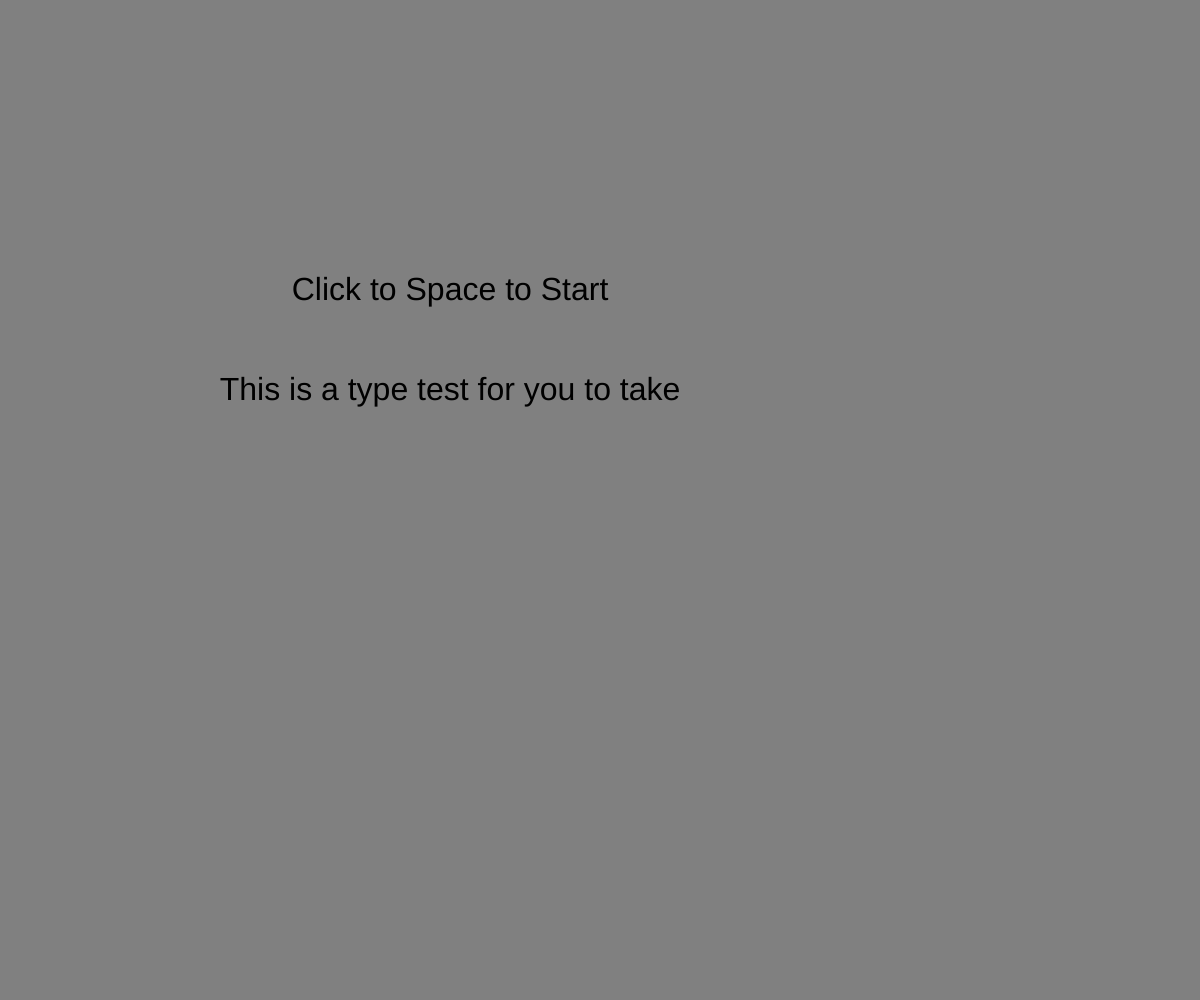
Frame 1 (no input)
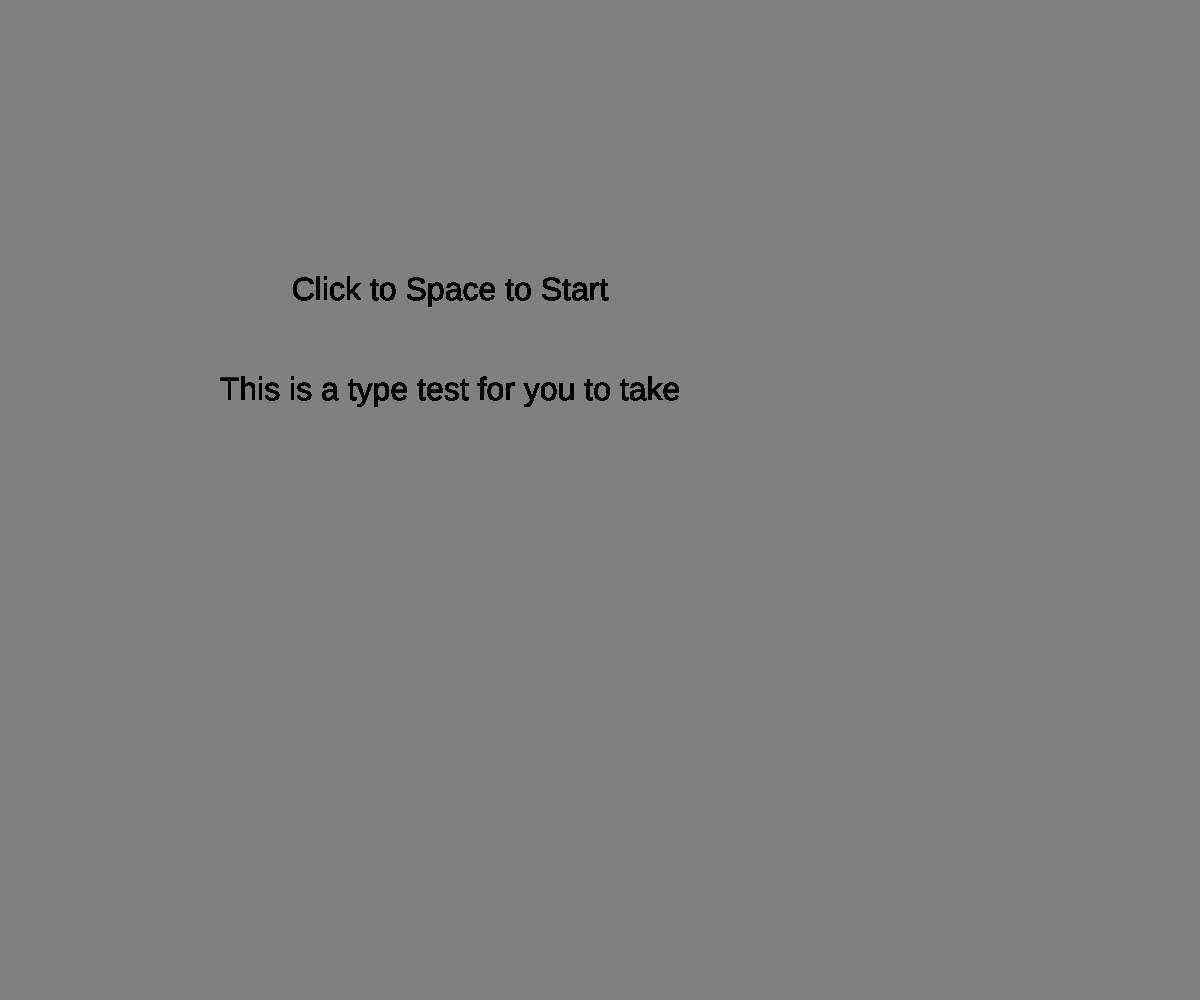
Frame 60 (no input)
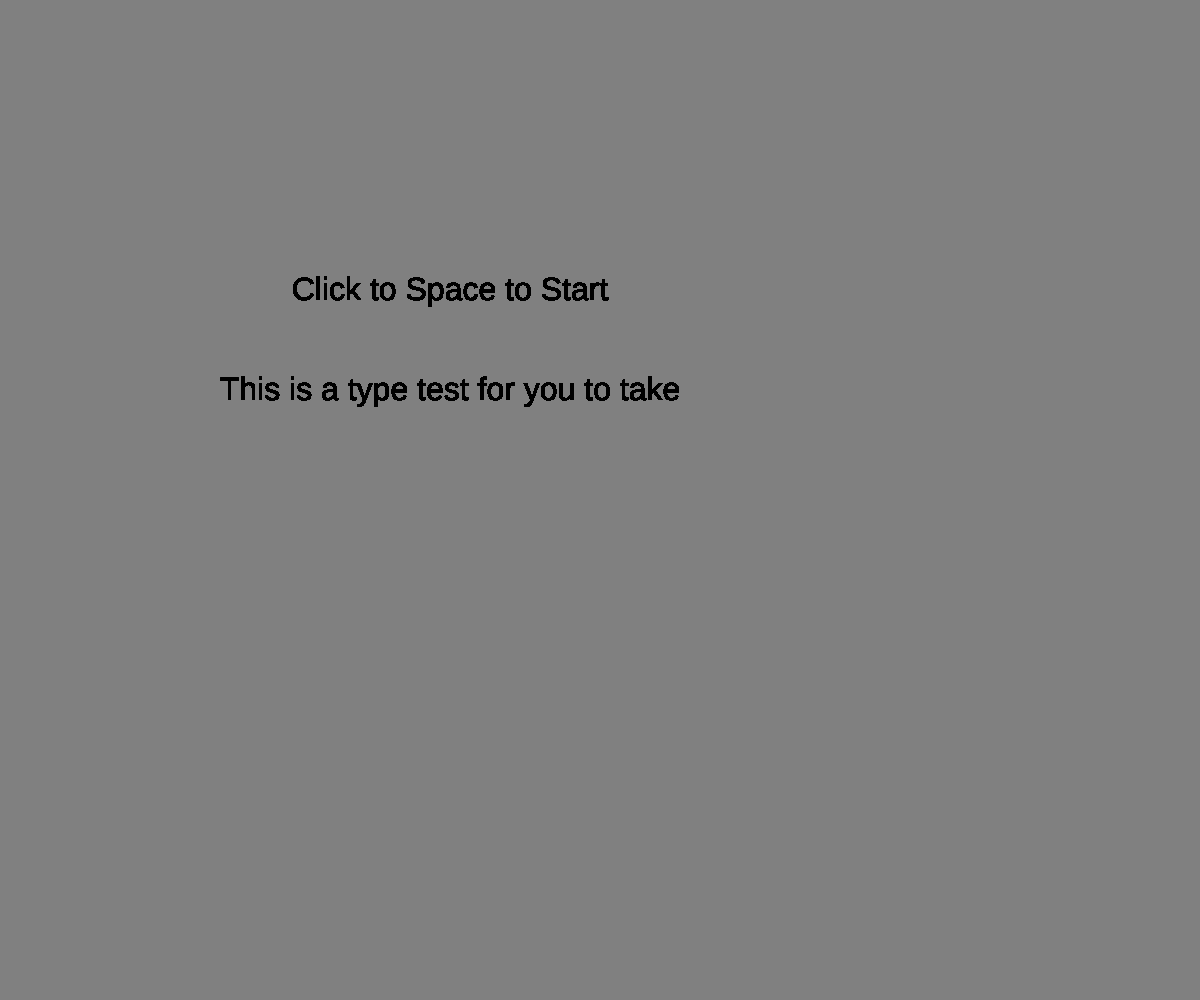
Frame 120 (the mouse pressed at the canvas centre since frame 60)

The p5.js sketch that drew these frames (run headless with seeded random() and noise() and a simulated clock; from frame 60 on, the mouse is pressed at the canvas centre):

// p5.js sketch
// ── sketch.js
var letters = ['a', 'b', 'c', 'd', 'e', 'f', 'g', 'h', "i", "j", "k", 
    "l", "m", "n", "o", "p", "q", "r", "s", "t", "u", "v", "w", "x", "y", "z"];
var points = 0;
var gameScreen = 0;

function setup(){
    createCanvas(windowWidth, windowHeight);
    background("gray");
    
}
function draw(){  
if (gameScreen == 0) { //What screen is being displayedi
    initScreen();
 } else if (gameScreen == 1) {
    level1();
    calculate();
 } 
}

function initScreen() {
textAlign(CENTER);
 textSize(32);
 text("Click to Space to Start", 450, 300);
 text("This is a type test for you to take", 450, 400);
 keyPressed();
}
function keyPressed(){
 if (keyCode == 32) {
    gameScreen = 1;
 }
}
function level1(){
 background("green");
}
function calculate(){
    for(var i =0; i<letters.length; i++){
    text(letters[i] , random(0, windowWidth),random(0, windowHeight));
      if (points ==10){
        endgame();
      }else if (i == 32) {
         i=0;
 } 
}

}
